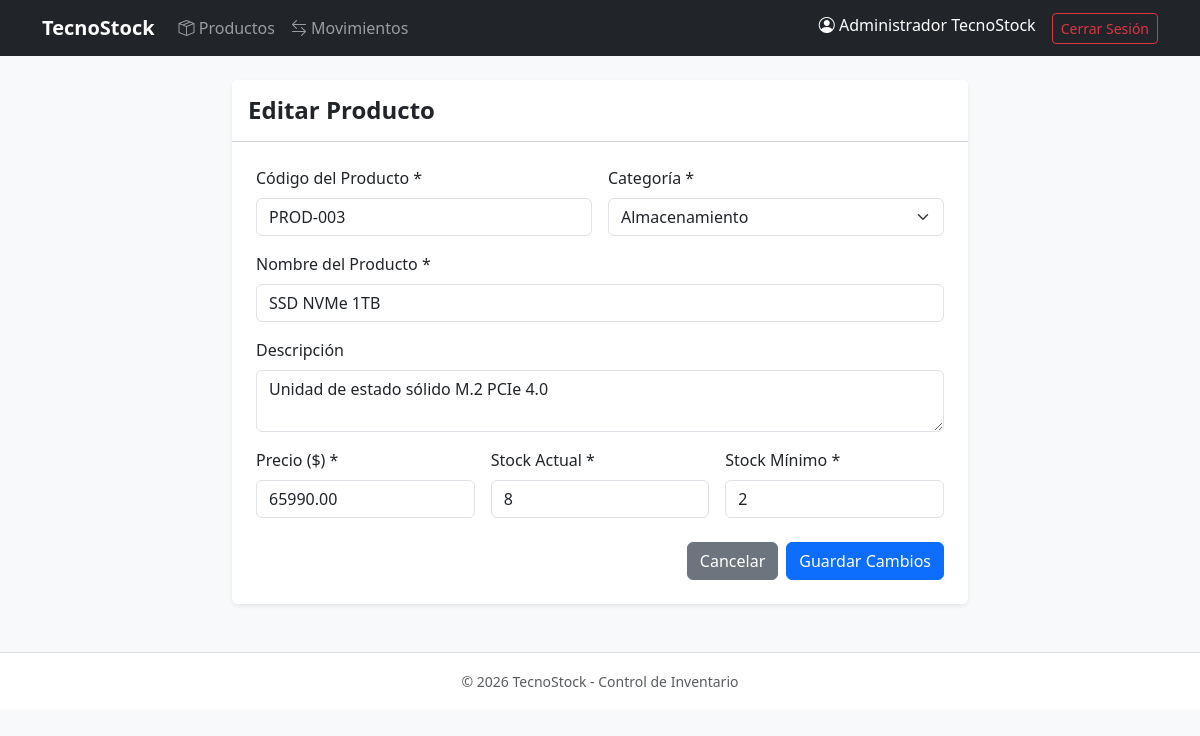
The page /producto_form.php?id=3 (signed in) on the database its author committed.
### tables this page shows
CREATE TABLE productos (
    id_producto INT AUTO_INCREMENT PRIMARY KEY,
    codigo VARCHAR(50) NOT NULL UNIQUE,
    nombre VARCHAR(150) NOT NULL,
    descripcion TEXT,
    precio DECIMAL(10,2) NOT NULL CHECK (precio >= 0),
    stock_actual INT NOT NULL DEFAULT 0 CHECK (stock_actual >= 0),
    stock_minimo INT NOT NULL DEFAULT 0 CHECK (stock_minimo >= 0),
    estado TINYINT(1) DEFAULT 1,
    id_categoria INT NOT NULL,
    CONSTRAINT fk_productos_categoria FOREIGN KEY (id_categoria) 
        REFERENCES categorias(id_categoria) ON UPDATE CASCADE ON DELETE RESTRICT
);

CREATE TABLE categorias (
    id_categoria INT AUTO_INCREMENT PRIMARY KEY,
    nombre VARCHAR(100) NOT NULL UNIQUE,
    descripcion TEXT,
    estado TINYINT(1) DEFAULT 1
);

### producto_form.php (the view, shortened to what this page needs)
<?php
require_once 'config/conexion.php';
$stmtCat = $pdo->query("SELECT id_categoria, nombre FROM categorias WHERE estado = 1 ORDER BY nombre ASC");
$categorias = $stmtCat->fetchAll();
$id_producto = $_GET['id'] ?? null;
$es_edicion  = !empty($id_producto);
$codigo       = '';
$nombre       = '';
$descripcion  = '';
$precio       = '';
$stock_actual = '0';
$stock_minimo = '0';
$id_categoria = '';
if ($es_edicion && $_SERVER['REQUEST_METHOD'] !== 'POST') {
    $stmt = $pdo->prepare("SELECT * FROM productos WHERE id_producto = :id");
    $stmt->execute(['id' => $id_producto]);
    $producto = $stmt->fetch();
    $codigo       = $producto['codigo'];
    $nombre       = $producto['nombre'];
    $descripcion  = $producto['descripcion'];
    $precio       = $producto['precio'];
    $stock_actual = $producto['stock_actual'];
    $stock_minimo = $producto['stock_minimo'];
    $id_categoria = $producto['id_categoria'];
}
require_once 'includes/header.php';
?>
<div class="row justify-content-center">
    <div class="col-md-8">
        <div class="card shadow-sm border-0">
            <div class="card-header bg-white py-3">
                <h4 class="card-title mb-0 fw-bold"><?= $es_edicion ? 'Editar Producto' : 'Registrar Nuevo Producto' ?></h4>
            </div>
            <div class="card-body p-4">
                <form method="POST" id="formProducto" novalidate>
                    <div class="row g-3 mb-3">
                        <div class="col-md-6">
                            <label for="codigo" class="form-label">Código del Producto *</label>
                            <input type="text" class="form-control" id="codigo" name="codigo" required value="<?= htmlspecialchars($codigo) ?>">
                        </div>
                        <div class="col-md-6">
                            <label for="id_categoria" class="form-label">Categoría *</label>
                            <select class="form-select" id="id_categoria" name="id_categoria" required>
                                <?php foreach ($categorias as $cat): ?>
                                    <option value="<?= $cat['id_categoria'] ?>" <?= ($id_categoria == $cat['id_categoria']) ? 'selected' : '' ?>>
                                        <?= htmlspecialchars($cat['nombre']) ?>
                                    </option>
                                <?php endforeach; ?>
                            </select>
                        </div>
                    </div>
                    <div class="mb-3">
                        <label for="nombre" class="form-label">Nombre del Producto *</label>
                        <input type="text" class="form-control" id="nombre" name="nombre" required value="<?= htmlspecialchars($nombre) ?>">
                    </div>
                    <div class="mb-3">
                        <label for="descripcion" class="form-label">Descripción</label>
                        <textarea class="form-control" id="descripcion" name="descripcion" rows="2"><?= htmlspecialchars($descripcion) ?></textarea>
                    </div>
                    <div class="row g-3 mb-4">
                        <div class="col-md-4">
                            <label for="precio" class="form-label">Precio ($) *</label>
                            <input type="number" step="0.01" min="0" class="form-control" id="precio" name="precio" required value="<?= htmlspecialchars($precio) ?>">
                        </div>
                        <div class="col-md-4">
                            <label for="stock_actual" class="form-label">Stock Actual *</label>
                            <input type="number" min="0" class="form-control" id="stock_actual" name="stock_actual" required value="<?= htmlspecialchars($stock_actual) ?>">
                        </div>
                        <div class="col-md-4">
                            <label for="stock_minimo" class="form-label">Stock Mínimo *</label>
                            <input type="number" min="0" class="form-control" id="stock_minimo" name="stock_minimo" required value="<?= htmlspecialchars($stock_minimo) ?>">
                        </div>
                    </div>
                    <div class="d-flex justify-content-end gap-2">
                        <a href="productos.php" class="btn btn-secondary">Cancelar</a>
                        <button type="submit" class="btn btn-primary"><?= $es_edicion ? 'Guardar Cambios' : 'Registrar Producto' ?></button>
                    </div>
                </form>
            </div>
        </div>
    </div>
</div>
<?php require_once 'includes/footer.php'; ?>

### rows shown on the page
productos: codigo "PROD-003", id_categoria "Almacenamiento", nombre "SSD NVMe 1TB", descripcion "Unidad de estado sólido M.2 PCIe 4.0", precio "65990.00", stock_actual "8", stock_minimo "2"

### other values the page prints
$_SESSION['usuario_nombre'] "Administrador TecnoStock"
